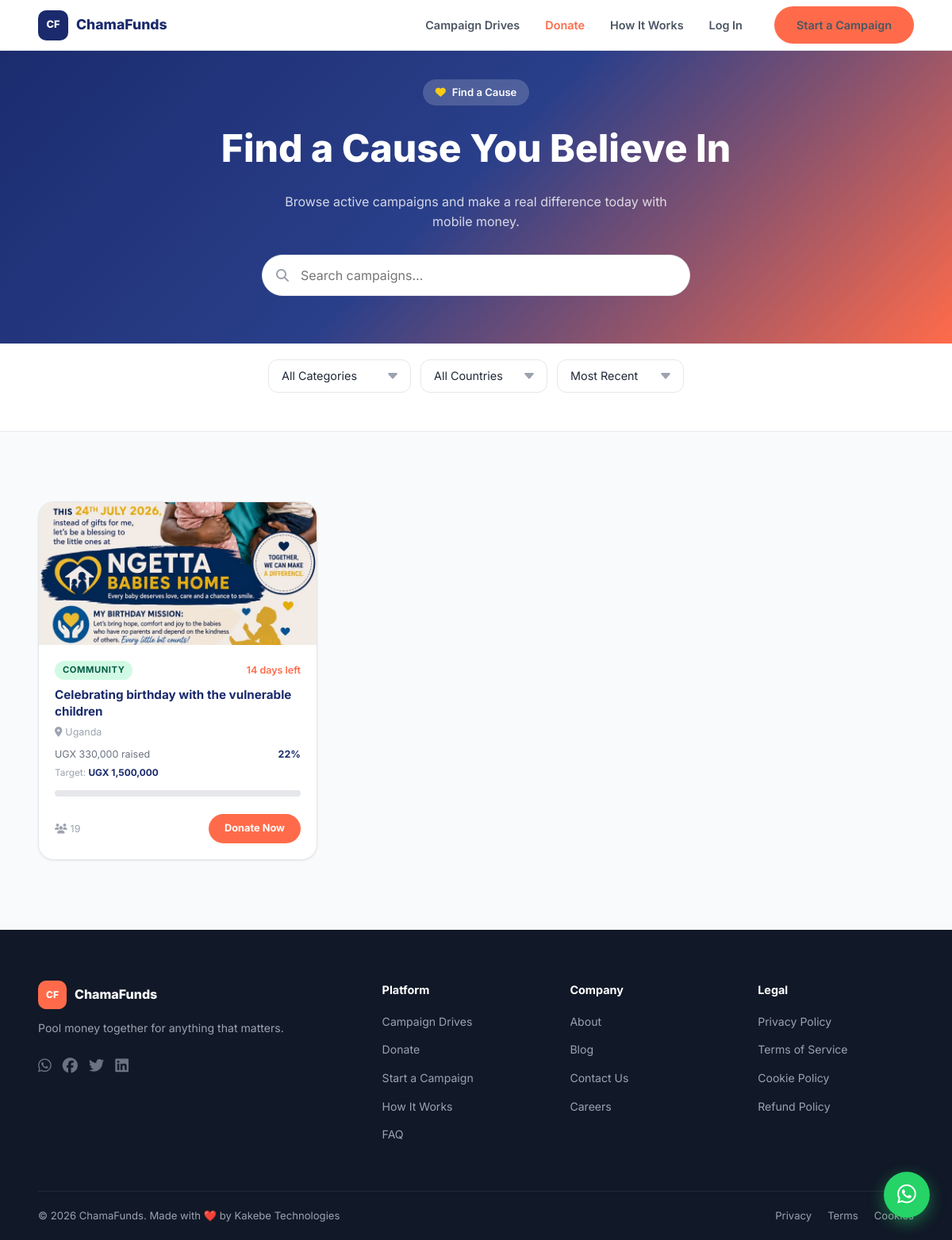
The app's page /donate.php with its own data.
### tables this page shows
CREATE TABLE `campaigns` (
  `campaign_id` int(11) NOT NULL,
  `campaigner_id` int(11) NOT NULL,
  `display_name` varchar(120) DEFAULT NULL,
  `title` varchar(150) NOT NULL,
  `slug` varchar(150) NOT NULL,
  `description` text NOT NULL,
  `category` varchar(50) NOT NULL,
  `goal_amount` decimal(15,2) NOT NULL,
  `currency` varchar(3) NOT NULL DEFAULT 'UGX',
  `raised_amount` decimal(15,2) DEFAULT 0.00,
  `contributor_count` int(11) DEFAULT 0,
  `image_url` varchar(500) DEFAULT NULL,
  `mobile_money_number` varchar(20) NOT NULL,
  `mobile_money_network` varchar(50) NOT NULL,
  `status` enum('draft','active','paused','suspended','completed','flagged') DEFAULT 'draft',
  `start_date` timestamp NOT NULL DEFAULT current_timestamp(),
  `end_date` timestamp NULL DEFAULT NULL,
  `country` varchar(50) NOT NULL,
  `is_featured` tinyint(1) DEFAULT 0,
  `view_count` int(11) DEFAULT 0,
  `share_count` int(11) DEFAULT 0,
  `created_at` timestamp NOT NULL DEFAULT current_timestamp(),
  `updated_at` timestamp NOT NULL DEFAULT current_timestamp() ON UPDATE current_timestamp(),
  `multiple_images` longtext DEFAULT NULL CHECK (json_valid(`multiple_images`))
);

### includes/config.php (called while the page is built, shortened)
<?php
function imgUrl($url) {
    return BASE . '/' . ltrim($url, '/');
}
?>

### donate.php (the view, shortened to what this page needs)
<?php
require_once __DIR__ . '/includes/config.php';
$result = $conn->query(
    "SELECT c.*, u.full_name AS campaigner_name,
            ROUND((c.raised_amount / c.goal_amount) * 100, 1) AS pct,
            DATEDIFF(c.end_date, NOW()) AS days_left
     FROM campaigns c
     JOIN users u ON c.campaigner_id = u.user_id
     WHERE c.status = 'active'
     ORDER BY c.created_at DESC"
);
$campaigns = [];
while ($r = $result->fetch_assoc()) $campaigns[] = $r;
include __DIR__ . '/includes/header.php';
?>
<section class="hero-gradient" style="padding:100px 0 60px;">
  <div class="container" style="text-align:center;">
    <div class="hero-badge" style="display:inline-flex;margin-bottom:16px;"><i class="fas fa-heart" style="color:#facc15;"></i> Find a Cause</div>
    <h1 style="font-size:clamp(1.8rem,4vw,3rem);font-weight:800;color:#fff;margin-bottom:16px;">Find a Cause You Believe In</h1>
    <p style="color:rgba(255,255,255,.8);max-width:500px;margin:0 auto 28px;font-size:1rem;">Browse active campaigns and make a real difference today with mobile money.</p>
    <div style="max-width:540px;margin:0 auto;position:relative;">
      <input type="text" id="campaignSearch" placeholder="Search campaigns…" class="form-input" style="padding-left:48px;font-size:1rem;border-radius:99px;height:52px;" />
      <i class="fas fa-search" style="position:absolute;left:18px;top:50%;transform:translateY(-50%);color:#9ca3af;font-size:1rem;"></i>
    </div>
  </div>
</section>
<section style="background:#fff;border-bottom:1px solid #e5e7eb;padding:20px 0;position:sticky;top:64px;z-index:100;">
  <div class="container">
    <div class="filter-bar" style="justify-content:center;">
      <select id="categoryFilter" class="form-input" style="max-width:180px;">
        <option value="">All Categories</option>
      </select>
      <select id="countryFilter" class="form-input" style="max-width:160px;">
        <option value="">All Countries</option>
      </select>
      <select id="sortFilter" class="form-input" style="max-width:160px;">
        <option value="most-recent">Most Recent</option>
      </select>
    </div>
  </div>
</section>
<section class="section" style="background:#f9fafb;">
  <div class="container">
    <div id="campaignsGrid" class="campaigns-grid">
      <?php foreach ($campaigns as $c):
        $pct     = min(100, (float)$c['pct']);
        $daysLeft= (int)$c['days_left'];
        $daysStr = $daysLeft > 0 ? "$daysLeft days left" : 'Ended';
        $catLower= strtolower($c['category']);
        $image   = imgUrl($c['image_url'] ?: '');
      ?>
      <a href="<?= BASE ?>/campaign-detail.php?id=<?= $c['campaign_id'] ?>"
         class="card campaign-card filterable-card"
         style="text-decoration:none;color:inherit;"
         data-title="<?= htmlspecialchars(strtolower($c['title'])) ?>"
         data-category="<?= $catLower ?>"
         data-country="<?= strtolower($c['country']) ?>"
         data-pct="<?= $pct ?>"
         data-days="<?= $daysLeft ?>">
        <?php if ($image): ?>
          <img class="card-img" src="<?= htmlspecialchars($image) ?>" alt="<?= htmlspecialchars($c['title']) ?>" loading="lazy" />
        <?php else: ?>
          <div class="card-img-placeholder"><?= $catLower === 'medical' ? '🏥' : ($catLower === 'education' ? '📚' : ($catLower === 'emergency' ? '🆘' : '🌟')) ?></div>
        <?php endif; ?>
        <div class="card-body">
          <div class="campaign-meta">
            <span class="category-badge badge-<?= $catLower ?>"><?= htmlspecialchars($c['category']) ?></span>
            <span class="days-left" <?= $daysLeft <= 3 ? 'style="color:#ef4444;"' : '' ?>><?= $daysStr ?></span>
          </div>
          <p class="campaign-title"><?= htmlspecialchars($c['title']) ?></p>
          <p style="font-size:.78rem;color:#9ca3af;margin-bottom:8px;"><i class="fas fa-map-marker-alt" style="margin-right:4px;"></i><?= htmlspecialchars($c['country']) ?></p>
          <div class="campaign-stats">
            <span><?= $c['currency'] ?> <?= number_format($c['raised_amount']) ?> raised</span>
            <span style="font-weight:700;color:#1A2A6C;"><?= $pct ?>%</span>
          </div>
          <div style="font-size:.74rem;color:#9ca3af;margin-bottom:4px;">
            Target: <strong style="color:#1A2A6C;"><?= $c['currency'] ?> <?= number_format($c['goal_amount']) ?></strong>
          </div>
          <div class="progress-wrap"><div class="progress-fill" data-width="<?= $pct ?>%"></div></div>
          <div class="campaign-footer">
            <span class="contributors-count"><i class="fas fa-users" style="margin-right:4px;"></i><?= $c['contributor_count'] ?></span>
            <span class="btn btn-primary btn-sm">Donate Now</span>
          </div>
        </div>
      </a>
      <?php endforeach; ?>
    </div>
  </div>
</section>
<?php include __DIR__ . '/includes/footer.php'; ?>

### css/style.css (style rules this page uses)
:root { --navy: #1A2A6C; --navy-dark: #111d4e; --coral: #FF6B4A; --coral-dark: #e85a3a; --gray-50: #f9fafb; --gray-100: #f3f4f6; --gray-200: #e5e7eb; --gray-400: #9ca3af; --gray-500: #6b7280; --gray-600: #4b5563; --gray-800: #1f2937; --gray-900: #111827; --green-500: #10b981; --yellow-400: #facc15; --white: #ffffff; --shadow-sm: 0 1px 3px rgba(0,0,0,.08); --shadow-md: 0 4px 16px rgba(26,42,108,.10); --shadow-lg: 0 8px 32px rgba(26,42,108,.14); --radius-sm: 8px; --radius-md: 12px; --radius-lg: 20px; --radius-xl: 28px; --max-w: 1280px; --transition: all .2s ease; }
*, *::before, *::after { box-sizing: border-box; margin: 0; padding: 0; }
html { scroll-behavior: smooth; }
body { font-family: 'Inter', sans-serif; font-size: 16px; line-height: 1.6; color: var(--gray-800); background: var(--white); }
img { max-width: 100%; display: block; }
a { text-decoration: none; color: inherit; }
input, select, textarea { font-family: inherit; }
.container { width: 100%; max-width: var(--max-w); margin: 0 auto; padding: 0 48px; }
:root { --max-w: 1400px; }
.section { padding: 88px 0; }
.btn { display: inline-flex; align-items: center; gap: 8px; padding: 12px 28px; border-radius: 99px; font-weight: 700; font-size: .9rem; transition: var(--transition); white-space: nowrap; }
.btn-primary { background: var(--coral); color: var(--white); }
.btn-sm { padding: 8px 20px; font-size: .8rem; }
.card { background: var(--white); border-radius: var(--radius-lg); border: 1px solid var(--gray-200); box-shadow: var(--shadow-sm); overflow: hidden; transition: var(--transition); }
.card-body { padding: 20px; }
.card-img { width: 100%; height: 180px; object-fit: cover; }
.progress-wrap { height: 8px; background: var(--gray-200); border-radius: 99px; overflow: hidden; margin: 8px 0; }
.campaign-card { display: flex; flex-direction: column; }
.campaign-card .card-body { flex: 1; display: flex; flex-direction: column; }
.campaign-meta { display: flex; align-items: center; justify-content: space-between; margin-bottom: 8px; }
.category-badge { font-size: .7rem; font-weight: 700; padding: 3px 10px; border-radius: 99px; text-transform: uppercase; letter-spacing: .05em; }
.badge-community { background: #d1fae5; color: #065f46; }
.campaign-title { font-weight: 700; color: var(--navy); font-size: .95rem; line-height: 1.4; margin-bottom: 6px; }
.campaign-stats { display: flex; justify-content: space-between; font-size: .78rem; color: var(--gray-500); margin-bottom: 4px; }
.campaign-footer { display: flex; justify-content: space-between; align-items: center; margin-top: auto; padding-top: 14px; }
.contributors-count { font-size: .78rem; color: var(--gray-400); }
.days-left { font-size: .78rem; color: var(--coral); font-weight: 600; }
.campaigns-grid { display: grid; grid-template-columns: repeat(3, 1fr); gap: 24px; }
.form-input { width: 100%; padding: 12px 16px; border: 1.5px solid var(--gray-200); border-radius: var(--radius-md); font-size: .9rem; color: var(--gray-800); background: var(--white); outline: none; transition: var(--transition); }
select.form-input { appearance: none; background-repeat: no-repeat; background-position: right 14px center; padding-right: 40px; }
.hero-gradient { background: linear-gradient(135deg, var(--navy) 0%, #2a3f8a 50%, var(--coral) 100%); color: var(--white); }
.hero-badge { display: inline-flex; align-items: center; gap: 8px; background: rgba(255,255,255,.18); backdrop-filter: blur(4px); padding: 6px 16px; border-radius: 99px; font-size: .82rem; font-weight: 600; margin-bottom: 20px; }
.filter-bar { display: flex; flex-wrap: wrap; gap: 12px; align-items: center; margin-bottom: 28px; }
.filter-bar .form-input { max-width: 220px; }
a.campaign-card { cursor: pointer; }
a.campaign-card .btn { pointer-events: none; }

### records on screen
campaigns: image_url (picture), category "COMMUNITY", daysStr "14 days left", title "Celebrating birthday with the vulnerable children", country "Uganda", currency "UGX", raised_amount "330,000", pct "22", goal_amount "1,500,000", contributor_count "19"
